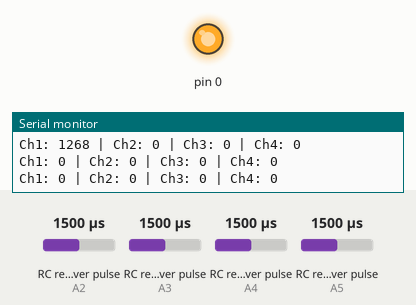
Simulated run of this sketch. Board: Teensy 4. On the bench: output pins drawn as LEDs (lit = HIGH), the last lines printed to the serial monitor. Wiring (inferred from the names in the program): 4 × RC receiver channel: data A2 / data A3 / data A4 / data A5. Inputs (shaded band) come from the test bench; at power-on: RC receiver pulse (sensors on A5, A2, A3, A4) 1500 µs.

Above: at 1.2 s.
1.3 s: RC receiver pulse (sensor on A5) set to 1519 µs
At 1.9 s:
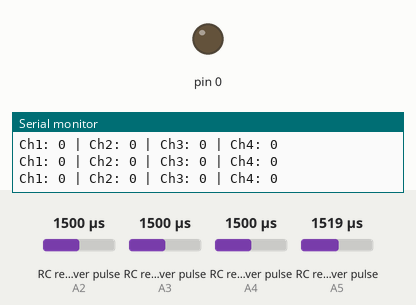
3.0 s: RC receiver pulse (sensor on A5) set to 1020 µs
At 4.7 s:
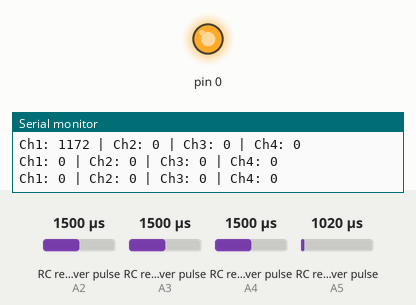
5.0 s: RC receiver pulse (sensor on A5) set to 1750 µs
At 6.2 s:
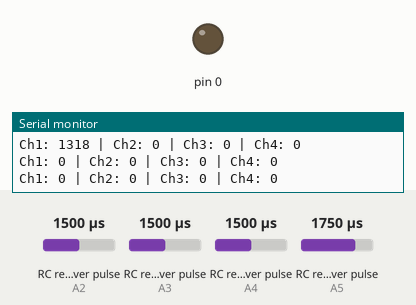
Timing chart, 0 to 8.0 s (numbered marks = the images above; inputs shaded):
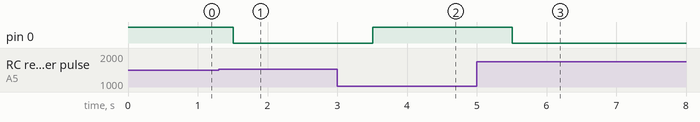

Measured:
- the behaviour switches between 1508 and 1509 µs on RC receiver pulse (sensor on A5) (found by bisection; images 0 and 1)
- after the input at 1.3 s, pin 0: HIGH → LOW after 0.21 s
- after the input at 3.0 s, pin 0: LOW → HIGH after 0.51 s
- after the input at 5.0 s, pin 0: HIGH → LOW after 0.51 s

The sketch:

motor_control_rf.ino
```cpp
#define CH1 16
#define CH2 17
#define CH3 18
#define CH4 19
#define CH5 3
#define CH6 2

// Integers to represent values from sticks and pots
int ch1Value;
int ch2Value;
int ch3Value;
int ch4Value;
int ch5Value;

// Boolean to represent switch value
bool ch6Value;

// Read the number of a specified channel and convert to the range provided.
// If the channel is off, return the default value
int readChannel(int channelInput, int minLimit, int maxLimit, int defaultValue) {
  int ch = pulseIn(channelInput, HIGH, 30000);
  if (ch < 100) return defaultValue;
  return map(ch, 1000, 2000, minLimit, maxLimit);
}

// Read the switch channel and return a boolean value
bool readSwitch(byte channelInput, bool defaultValue) {
  int intDefaultValue = (defaultValue) ? 100 : 0;
  int ch = readChannel(channelInput, 0, 100, intDefaultValue);
  return (ch > 50);
}

IntervalTimer myTimer;

void setup() {
  // Set up serial monitor
  Serial.begin(115200);

  // Set all pins as inputs
  pinMode(CH1, INPUT);
  pinMode(CH2, INPUT);
  pinMode(CH3, INPUT);
  pinMode(CH4, INPUT_PULLUP);
  pinMode(0, OUTPUT);
  digitalWrite(0,HIGH);
//  attachInterrupt(digitalPinToInterrupt(CH4), Motor_Kill_Switch, HIGH);
  myTimer.begin(Motor_Kill_Switch, 500000);
}

void Motor_Kill_Switch(){
  int state = readSwitch(CH4, false);
  if (state == 0)
    digitalWrite(0,HIGH);
  else if (state==1)
    digitalWrite(0,LOW);
  Serial.println("efef");
  }

void loop() {

  // Get values for each channel
  ch1Value = readChannel(CH1, -100, 100, 0);
  ch2Value = readChannel(CH2, -100, 100, 0);
  ch3Value = readChannel(CH3, -1,1,0);
//  ch4Value = readSwitch(CH4, false);

  // Print to Serial Monitor
  Serial.print("Ch1: ");
  Serial.print(ch1Value);
  Serial.print(" | Ch2: ");
  Serial.print(ch2Value);
  Serial.print(" | Ch3: ");
  Serial.print(ch3Value);
  Serial.print(" | Ch4: ");
  Serial.println(ch4Value);
  delay(50);
}
```
